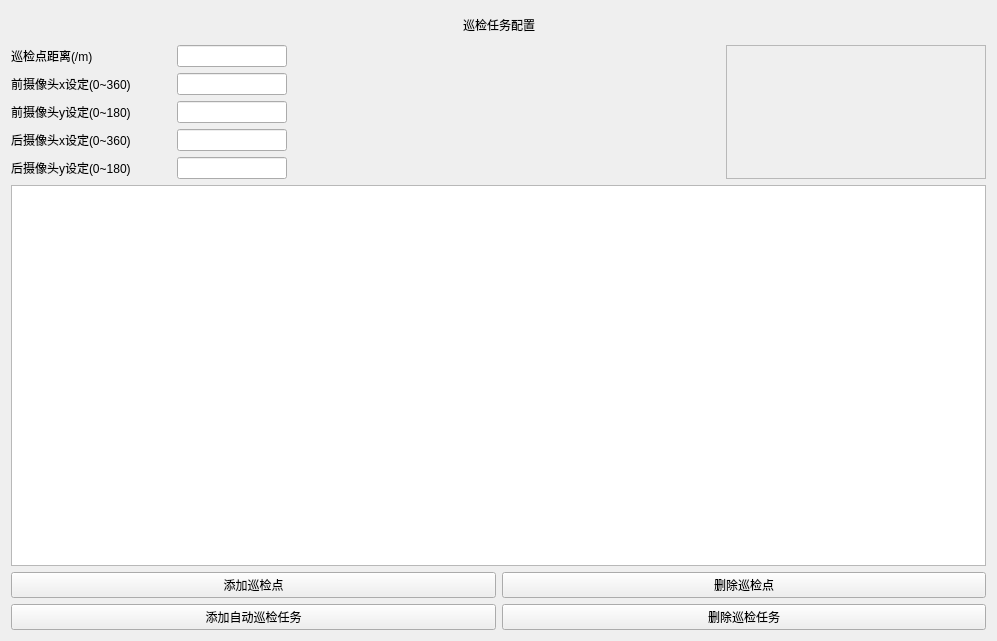
<?xml version="1.0" encoding="UTF-8"?>
<ui version="4.0">
 <class>inspection</class>
 <widget class="QWidget" name="inspection">
  <property name="geometry">
   <rect>
    <x>0</x>
    <y>0</y>
    <width>997</width>
    <height>641</height>
   </rect>
  </property>
  <property name="windowTitle">
   <string>巡检</string>
  </property>
  <layout class="QGridLayout" name="gridLayout_4">
   <item row="0" column="0" colspan="3">
    <layout class="QHBoxLayout" name="horizontalLayout">
     <item>
      <spacer name="horizontalSpacer">
       <property name="orientation">
        <enum>Qt::Horizontal</enum>
       </property>
       <property name="sizeHint" stdset="0">
        <size>
         <width>328</width>
         <height>28</height>
        </size>
       </property>
      </spacer>
     </item>
     <item>
      <widget class="QLabel" name="label">
       <property name="styleSheet">
        <string notr="true">font: 11pt &quot;Agency FB&quot;;</string>
       </property>
       <property name="text">
        <string>巡检任务配置</string>
       </property>
      </widget>
     </item>
     <item>
      <spacer name="horizontalSpacer_2">
       <property name="orientation">
        <enum>Qt::Horizontal</enum>
       </property>
       <property name="sizeHint" stdset="0">
        <size>
         <width>328</width>
         <height>28</height>
        </size>
       </property>
      </spacer>
     </item>
    </layout>
   </item>
   <item row="1" column="0">
    <layout class="QGridLayout" name="gridLayout_3">
     <item row="0" column="0" colspan="2">
      <layout class="QGridLayout" name="gridLayout">
       <item row="0" column="0">
        <widget class="QLabel" name="label_2">
         <property name="text">
          <string>巡检点距离(/m)</string>
         </property>
        </widget>
       </item>
       <item row="2" column="0">
        <widget class="QLabel" name="label_4">
         <property name="text">
          <string>前摄像头y设定(0~180)</string>
         </property>
        </widget>
       </item>
       <item row="1" column="0">
        <widget class="QLabel" name="label_3">
         <property name="text">
          <string>前摄像头x设定(0~360)</string>
         </property>
        </widget>
       </item>
       <item row="1" column="2">
        <widget class="QLineEdit" name="lineEdit_2">
         <property name="text">
          <string/>
         </property>
        </widget>
       </item>
       <item row="0" column="2">
        <widget class="QLineEdit" name="lineEdit">
         <property name="text">
          <string/>
         </property>
        </widget>
       </item>
       <item row="3" column="1">
        <spacer name="horizontalSpacer_6">
         <property name="orientation">
          <enum>Qt::Horizontal</enum>
         </property>
         <property name="sizeHint" stdset="0">
          <size>
           <width>40</width>
           <height>20</height>
          </size>
         </property>
        </spacer>
       </item>
       <item row="0" column="1">
        <spacer name="horizontalSpacer_3">
         <property name="orientation">
          <enum>Qt::Horizontal</enum>
         </property>
         <property name="sizeHint" stdset="0">
          <size>
           <width>40</width>
           <height>20</height>
          </size>
         </property>
        </spacer>
       </item>
       <item row="4" column="2">
        <widget class="QLineEdit" name="lineEdit_5">
         <property name="text">
          <string/>
         </property>
        </widget>
       </item>
       <item row="4" column="0">
        <widget class="QLabel" name="label_6">
         <property name="text">
          <string>后摄像头y设定(0~180)</string>
         </property>
        </widget>
       </item>
       <item row="2" column="1">
        <spacer name="horizontalSpacer_5">
         <property name="orientation">
          <enum>Qt::Horizontal</enum>
         </property>
         <property name="sizeHint" stdset="0">
          <size>
           <width>40</width>
           <height>20</height>
          </size>
         </property>
        </spacer>
       </item>
       <item row="1" column="1">
        <spacer name="horizontalSpacer_4">
         <property name="orientation">
          <enum>Qt::Horizontal</enum>
         </property>
         <property name="sizeHint" stdset="0">
          <size>
           <width>40</width>
           <height>20</height>
          </size>
         </property>
        </spacer>
       </item>
       <item row="3" column="0">
        <widget class="QLabel" name="label_5">
         <property name="text">
          <string>后摄像头x设定(0~360)</string>
         </property>
        </widget>
       </item>
       <item row="4" column="1">
        <spacer name="horizontalSpacer_7">
         <property name="orientation">
          <enum>Qt::Horizontal</enum>
         </property>
         <property name="sizeHint" stdset="0">
          <size>
           <width>40</width>
           <height>20</height>
          </size>
         </property>
        </spacer>
       </item>
       <item row="3" column="2">
        <widget class="QLineEdit" name="lineEdit_4">
         <property name="text">
          <string/>
         </property>
        </widget>
       </item>
       <item row="2" column="2">
        <widget class="QLineEdit" name="lineEdit_3">
         <property name="minimumSize">
          <size>
           <width>110</width>
           <height>0</height>
          </size>
         </property>
         <property name="text">
          <string/>
         </property>
        </widget>
       </item>
      </layout>
     </item>
    </layout>
   </item>
   <item row="1" column="1">
    <spacer name="horizontalSpacer_8">
     <property name="orientation">
      <enum>Qt::Horizontal</enum>
     </property>
     <property name="sizeHint" stdset="0">
      <size>
       <width>327</width>
       <height>20</height>
      </size>
     </property>
    </spacer>
   </item>
   <item row="1" column="2">
    <widget class="QFrame" name="frame">
     <property name="minimumSize">
      <size>
       <width>260</width>
       <height>0</height>
      </size>
     </property>
     <property name="frameShape">
      <enum>QFrame::StyledPanel</enum>
     </property>
     <property name="frameShadow">
      <enum>QFrame::Raised</enum>
     </property>
    </widget>
   </item>
   <item row="2" column="0" colspan="3">
    <layout class="QGridLayout" name="gridLayout_2">
     <item row="1" column="1">
      <widget class="QPushButton" name="pushButton_2">
       <property name="text">
        <string>删除巡检点</string>
       </property>
      </widget>
     </item>
     <item row="0" column="0" colspan="2">
      <widget class="QTableWidget" name="tableWidget">
       <property name="enabled">
        <bool>true</bool>
       </property>
      </widget>
     </item>
     <item row="1" column="0">
      <widget class="QPushButton" name="pushButton">
       <property name="text">
        <string>添加巡检点</string>
       </property>
      </widget>
     </item>
     <item row="2" column="1">
      <widget class="QPushButton" name="pushButton_4">
       <property name="text">
        <string>删除巡检任务</string>
       </property>
      </widget>
     </item>
     <item row="2" column="0">
      <widget class="QPushButton" name="pushButton_3">
       <property name="text">
        <string>添加自动巡检任务</string>
       </property>
      </widget>
     </item>
    </layout>
   </item>
  </layout>
 </widget>
 <resources/>
 <connections/>
</ui>
